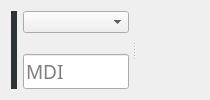
        <widget class="QWidget" name="tab_2">
         <attribute name="title">
          <string>          Main          </string>
         </attribute>
         <layout class="QHBoxLayout" name="horizontalLayout">
          <item>
           <widget class="QLabel" name="label_30">
            <property name="minimumSize">
             <size>
              <width>6</width>
              <height>0</height>
             </size>
            </property>
            <property name="maximumSize">
             <size>
              <width>6</width>
              <height>16777215</height>
             </size>
            </property>
            <property name="styleSheet">
             <string notr="true">QLabel{
    background: rgb(46, 52, 54);
}</string>
            </property>
            <property name="text">
             <string/>
            </property>
           </widget>
          </item>
          <item>
           <widget class="QSplitter" name="splitter">
            <property name="focusPolicy">
             <enum>Qt::NoFocus</enum>
            </property>
            <property name="lineWidth">
             <number>2</number>
            </property>
            <property name="orientation">
             <enum>Qt::Horizontal</enum>
            </property>
            <property name="handleWidth">
             <number>10</number>
            </property>
            <widget class="QWidget" name="verticalLayoutWidget">
             <property name="focusPolicy">
              <enum>Qt::NoFocus</enum>
             </property>
             <layout class="QVBoxLayout" name="verticalLayout_2">
              <property name="spacing">
               <number>0</number>
              </property>
              <property name="leftMargin">
               <number>0</number>
              </property>
              <property name="topMargin">
               <number>0</number>
              </property>
              <property name="rightMargin">
               <number>0</number>
              </property>
              <property name="bottomMargin">
               <number>0</number>
              </property>
              <item>
               <widget class="RecentFileComboBox" name="recentfilecombobox">
                <property name="minimumSize">
                 <size>
                  <width>0</width>
                  <height>0</height>
                 </size>
                </property>
                <property name="focusPolicy">
                 <enum>Qt::NoFocus</enum>
                </property>
               </widget>
              </item>
              <item>
               <widget class="GcodeEditor" name="gcodeeditor">
                <property name="focusPolicy">
                 <enum>Qt::NoFocus</enum>
                </property>
               </widget>
              </item>
              <item>
               <widget class="MDIEntry" name="mdi_entry_box">
                <property name="font">
                 <font>
                  <family>Bebas Kai</family>
                  <pointsize>14</pointsize>
                 </font>
                </property>
                <property name="focusPolicy">
                 <enum>Qt::ClickFocus</enum>
                </property>
                <property name="placeholderText">
                 <string>MDI</string>
                </property>
               </widget>
              </item>
             </layout>
            </widget>
            <widget class="GcodeBackplot" name="gcodebackplot" native="true">
             <property name="sizePolicy">
              <sizepolicy hsizetype="Expanding" vsizetype="Expanding">
               <horstretch>0</horstretch>
               <verstretch>0</verstretch>
              </sizepolicy>
             </property>
             <property name="focusPolicy">
              <enum>Qt::NoFocus</enum>
             </property>
             <property name="renderProgramAlpha" stdset="0">
              <bool>true</bool>
             </property>
             <property name="backgroundColor" stdset="0">
              <color>
               <red>0</red>
               <green>0</green>
               <blue>0</blue>
              </color>
             </property>
            </widget>
           </widget>
          </item>
         </layout>
        </widget>
